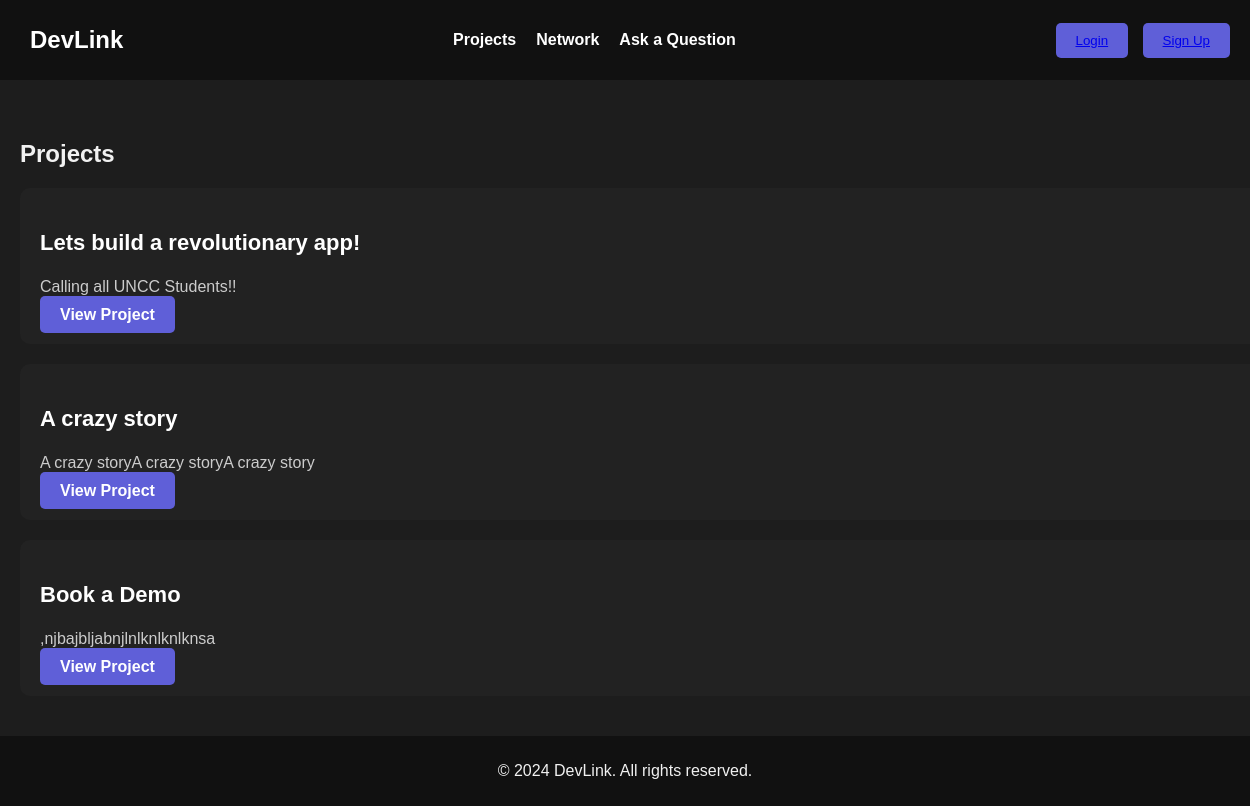
The page / on the database its author committed.
### projects/models.py (models this page shows, shortened)
class Project(models.Model):
    title = models.CharField(max_length=200)
    description = models.TextField()
    views = models.IntegerField(default=0)
    rating = models.FloatField(default=0.0)  # Add a rating field (can store decimal values)
    created_at = models.DateTimeField(auto_now_add=True)

### projects/views.py (the view)
# urls.py: 2. Add a URL to urlpatterns:  path('', views.home, name='home')
def home(request):
    projects = Project.objects.all()
    return render(request, 'projects/home.html', {'projects': projects})

### projects/templates/projects/home.html (shortened to what this page needs)
{% extends "projects/base.html" %}
{% block content %}
<div class="project-list">
    <h2>Projects</h2>
    {% for project in projects %}
        <div class="project-item">
            <h3>{{ project.title }}</h3>
            <p>{{ project.description|truncatewords:20 }}</p>
            <a href="{% url 'project' project.id %}" class="view-btn">View Project</a>
        </div>
    {% endfor %}
</div>
{% endblock %}

### projects/static/projects/styles.css (style rules this page uses)
body { font-family: Arial, sans-serif; margin: 0; background-color: #1d1d1d; color: #f1f1f1; }
.project-list { width: 100%; margin-top: 20px; }
.project-item { background-color: #222; padding: 20px; margin-bottom: 20px; border-radius: 10px; }
.project-item h3 { color: #fff; font-size: 22px; }
.project-item p { color: #ccc; margin: 10px 0; }
.view-btn { background-color: #5f5fd8; color: white; padding: 10px 20px; border: none; border-radius: 5px; text-decoration: none; font-weight: bold; }

### rows shown on the page
Project: title "Lets build a revolutionary app!", description "Calling all UNCC Students!!"
Project: title "A crazy story", description "A crazy storyA crazy storyA crazy story"
Project: title "Book a Demo", description ",njbajbljabnjlnlknlknlknsa"
